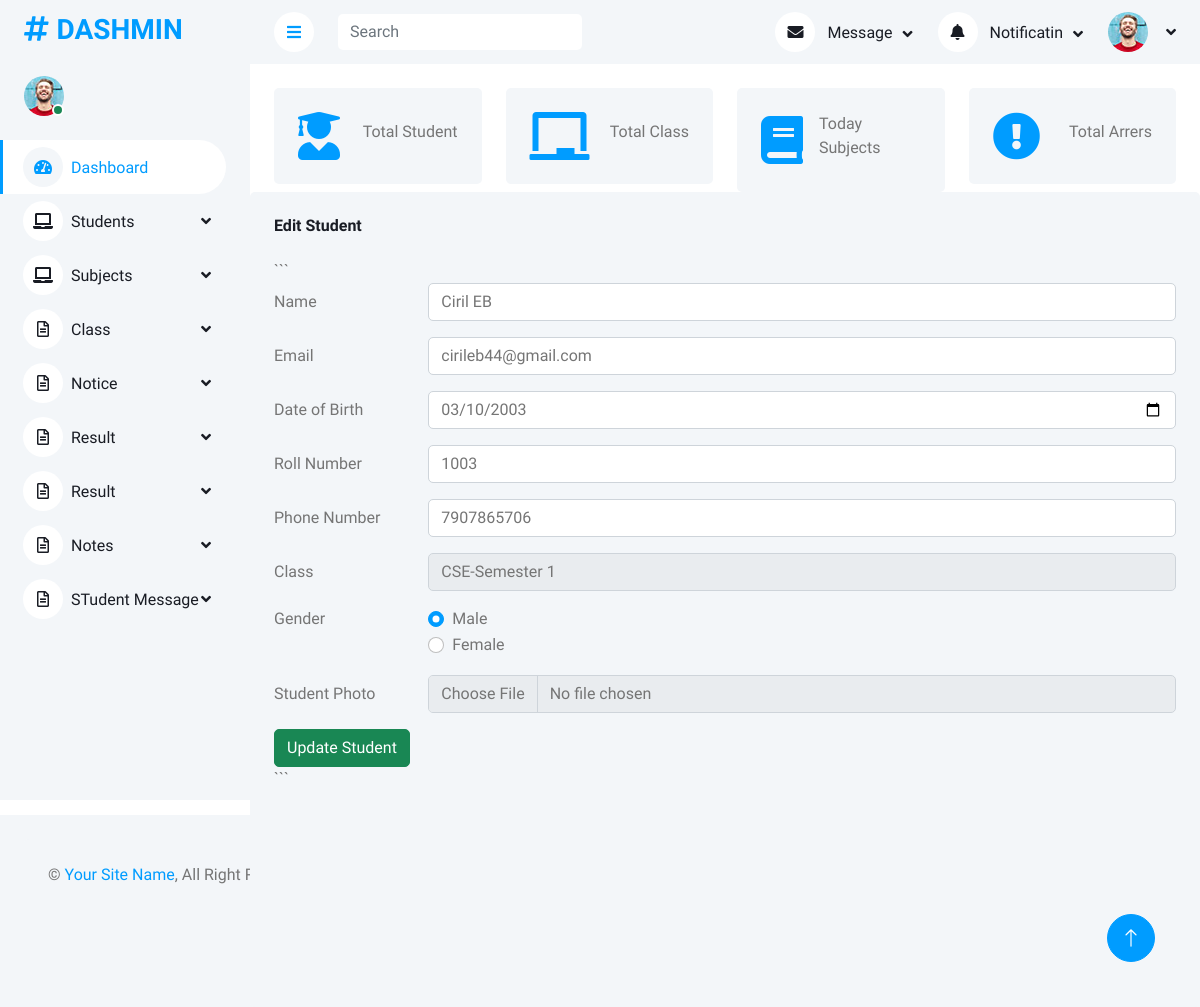
The page /manage/edit_student/25/ on the database its author committed.
### AdminApp/models.py (models this page shows, shortened)
class StudentDb(models.Model):
    Gender_Choices=(
        ('Male','Male'),
        ('Female','Female')
    )
    Name=models.CharField(max_length=100,null=True,blank=True)
    Email=models.EmailField(max_length=100,null=True,blank=True)
    Roll_Number=models.CharField(max_length=100,null=True,blank=True)
    Dob=models.DateField(null=True,blank=True)
    Class=models.ForeignKey('ClassDb', on_delete=models.CASCADE,null=True,blank=True)
    gender=models.CharField(max_length=100,null=True,blank=True,choices=Gender_Choices)
    Phone_number=models.CharField(max_length=100,null=True,blank=True)
    Student_Photo = models.ImageField(upload_to="student_photos/", null=True, blank=True)

class ClassDb(models.Model):
    Class_Name=models.CharField(max_length=100,null=True,blank=True)
    Section=models.CharField(max_length=100,null=True,blank=True)
    Created_At=models.DateTimeField(auto_now_add=True)
    Updated_At=models.DateTimeField(auto_now=True)

### AdminApp/views.py (the view)
# urls.py: path('edit_student/<int:st_id>/', views.edit_student, name='edit_student'),
def edit_student(request, st_id):
    studata = StudentDb.objects.get(id=st_id)
    classes = ClassDb.objects.all()
    return render(request,'Edit_Student.html',{'studata':studata,'classes':classes})

### AdminApp/templates/Edit_Student.html (shortened to what this page needs)
{% extends 'Dashboard.html' %}
{% block content %}
<div class="bg-light rounded h-100 p-4">
    <h6 class="mb-4">Edit Student</h6>
```
<form method="POST" action="{% url 'update_student' studata.id %}" enctype="multipart/form-data">
    <div class="row mb-3">
        <label class="col-sm-2 col-form-label">Name</label>
        <div class="col-sm-10">
            <input type="text" class="form-control" name="name" value="{{studata.Name}}">
        </div>
    </div>
    <div class="row mb-3">
        <label class="col-sm-2 col-form-label">Email</label>
        <div class="col-sm-10">
            <input type="email" class="form-control" name="email" value="{{studata.Email}}">
        </div>
    </div>
    <div class="row mb-3">
        <label class="col-sm-2 col-form-label">Date of Birth</label>
        <div class="col-sm-10">
            <input type="date" class="form-control" name="dob" value="{{studata.Dob|date:'Y-m-d'}}">
        </div>
    </div>
    <div class="row mb-3">
        <label class="col-sm-2 col-form-label">Roll Number</label>
        <div class="col-sm-10">
            <input type="text" class="form-control" name="roll_number" value="{{studata.Roll_Number}}">
        </div>
    </div>
    <div class="row mb-3">
        <label class="col-sm-2 col-form-label">Phone Number</label>
        <div class="col-sm-10">
            <input type="text" class="form-control" name="phone_number" value="{{studata.Phone_number}}">
        </div>
    </div>
    <div class="row mb-3">
        <label class="col-sm-2 col-form-label">Class</label>
        <div class="col-sm-10">
            <select class="form-control" name="class">
                {% for c in classes %}
                <option value="{{c.id}}"
                {% if studata.Class.id == c.id %}
                selected
                {% endif %}
                >
                {{c.Class_Name}}-{{c.Section}}
                </option>
                {% endfor %}
            </select>
        </div>
    </div>
    <fieldset class="row mb-3">
        <legend class="col-form-label col-sm-2 pt-0">Gender</legend>
        <div class="col-sm-10">
            <div class="form-check">
                <input class="form-check-input" type="radio" name="gender" value="Male"
                {% if studata.gender == 'Male' %}checked{% endif %}>
                <label class="form-check-label">
                    Male
                </label>
            </div>
            <div class="form-check">
                <input class="form-check-input" type="radio" name="gender" value="Female"
                {% if studata.gender == 'Female' %}checked{% endif %}>
                <label class="form-check-label">
                    Female
                </label>
            </div>
        </div>
    </fieldset>
    <div class="row mb-3">
        <label class="col-sm-2 col-form-label">Student Photo</label>
        <div class="col-sm-10">
            <input type="file" class="form-control" name="photo">
        </div>
    </div>
    <button type="submit" class="btn btn-success">Update Student</button>
</form>
```
</div>
{% endblock %}

### AdminApp/static/assets/css/style.css (style rules this page uses)
:root { --primary: #009CFF; --light: #F3F6F9; --dark: #191C24; }
.btn { transition: .5s; }

### rows shown on the page
StudentDb: name "Ciril EB", email "cirileb44@gmail.com", dob "03/10/2003", roll_number "1003", phone_number "7907865706", class "CSE-Semester 1", gender "☑"
